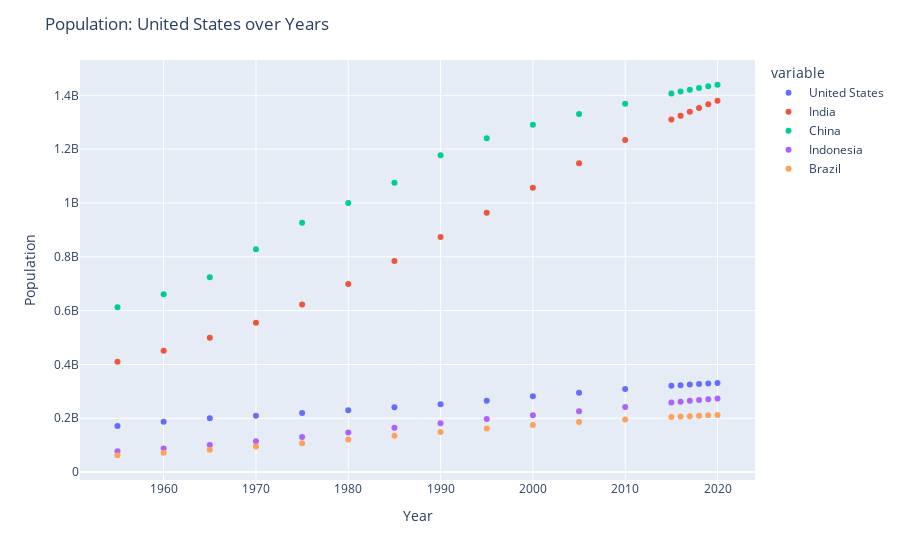

The notebook cell saved with this chart:
### Markdown cell above
# ScatterPlot

### Code cell
df_pivot.plot.scatter(
    x=df_pivot.index,
    y=df_pivot.columns.tolist()
).update_layout(
    title='Population: United States over Years',
    xaxis_title='Year',
    yaxis_title='Population'
)

### Figure 1 — Plotly figure (JSON) as saved in the notebook; plotly's stock layout.template omitted (floating-point values rounded to 4 significant figures)
{"data": [{"hovertemplate": "variable=United States<br>year=%{x}<br>value=%{y}<extra></extra>", "legendgroup": "United States", "marker": {"color": "#636efa", "symbol": "circle"}, "mode": "markers", "name": "United States", "orientation": "v", "showlegend": true, "type": "scatter", "x": [1955.0, 1960.0, 1965.0, 1970.0, 1975.0, 1980.0, 1985.0, 1990.0, 1995.0, 2000.0, 2005.0, 2010.0, 2015.0, 2016.0, 2017.0, 2018.0, 2019.0, 2020.0], "xaxis": "x", "y": [171700000.0, 186700000.0, 199700000.0, 209500000.0, 219100000.0, 229500000.0, 240500000.0, 252100000.0, 265200000.0, 281700000.0, 295000000.0, 309000000.0, 320900000.0, 323000000.0, 325100000.0, 327100000.0, 329100000.0, 331000000.0], "yaxis": "y"}, {"hovertemplate": "variable=India<br>year=%{x}<br>value=%{y}<extra></extra>", "legendgroup": "India", "marker": {"color": "#EF553B", "symbol": "circle"}, "mode": "markers", "name": "India", "orientation": "v", "showlegend": true, "type": "scatter", "x": [1955.0, 1960.0, 1965.0, 1970.0, 1975.0, 1980.0, 1985.0, 1990.0, 1995.0, 2000.0, 2005.0, 2010.0, 2015.0, 2016.0, 2017.0, 2018.0, 2019.0, 2020.0], "xaxis": "x", "y": [409900000.0, 450500000.0, 499100000.0, 555200000.0, 623100000.0, 699000000.0, 784400000.0, 873300000.0, 963900000.0, 1057000000.0, 1148000000.0, 1234000000.0, 1310000000.0, 1325000000.0, 1339000000.0, 1353000000.0, 1366000000.0, 1380000000.0], "yaxis": "y"}, {"hovertemplate": "variable=China<br>year=%{x}<br>value=%{y}<extra></extra>", "legendgroup": "China", "marker": {"color": "#00cc96", "symbol": "circle"}, "mode": "markers", "name": "China", "orientation": "v", "showlegend": true, "type": "scatter", "x": [1955.0, 1960.0, 1965.0, 1970.0, 1975.0, 1980.0, 1985.0, 1990.0, 1995.0, 2000.0, 2005.0, 2010.0, 2015.0, 2016.0, 2017.0, 2018.0, 2019.0, 2020.0], "xaxis": "x", "y": [612200000.0, 660400000.0, 724200000.0, 827600000.0, 926200000.0, 1000000000.0, 1076000000.0, 1177000000.0, 1241000000.0, 1291000000.0, 1331000000.0, 1369000000.0, 1407000000.0, 1414000000.0, 1421000000.0, 1428000000.0, 1434000000.0, 1439000000.0], "yaxis": "y"}, {"hovertemplate": "variable=Indonesia<br>year=%{x}<br>value=%{y}<extra></extra>", "legendgroup": "Indonesia", "marker": {"color": "#ab63fa", "symbol": "circle"}, "mode": "markers", "name": "Indonesia", "orientation": "v", "showlegend": true, "type": "scatter", "x": [1955.0, 1960.0, 1965.0, 1970.0, 1975.0, 1980.0, 1985.0, 1990.0, 1995.0, 2000.0, 2005.0, 2010.0, 2015.0, 2016.0, 2017.0, 2018.0, 2019.0, 2020.0], "xaxis": "x", "y": [77270000.0, 87750000.0, 100300000.0, 114800000.0, 130700000.0, 147400000.0, 165000000.0, 181400000.0, 196900000.0, 211500000.0, 226300000.0, 241800000.0, 258400000.0, 261600000.0, 264700000.0, 267700000.0, 270600000.0, 273500000.0], "yaxis": "y"}, {"hovertemplate": "variable=Brazil<br>year=%{x}<br>value=%{y}<extra></extra>", "legendgroup": "Brazil", "marker": {"color": "#FFA15A", "symbol": "circle"}, "mode": "markers", "name": "Brazil", "orientation": "v", "showlegend": true, "type": "scatter", "x": [1955.0, 1960.0, 1965.0, 1970.0, 1975.0, 1980.0, 1985.0, 1990.0, 1995.0, 2000.0, 2005.0, 2010.0, 2015.0, 2016.0, 2017.0, 2018.0, 2019.0, 2020.0], "xaxis": "x", "y": [62530000.0, 72180000.0, 83370000.0, 95110000.0, 107200000.0, 120700000.0, 135300000.0, 149000000.0, 162000000.0, 174800000.0, 186100000.0, 195700000.0, 204500000.0, 206200000.0, 207800000.0, 209500000.0, 211000000.0, 212600000.0], "yaxis": "y"}], "layout": {"legend": {"title": {"text": "variable"}, "tracegroupgap": 0}, "margin": {"t": 60}, "title": {"text": "Population: United States over Years"}, "xaxis": {"anchor": "y", "domain": [0, 1], "title": {"text": "Year"}}, "yaxis": {"anchor": "x", "domain": [0, 1], "title": {"text": "Population"}}}}
